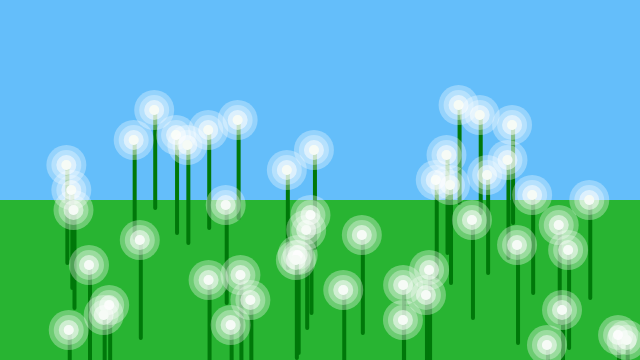
Frame 1 (no input)
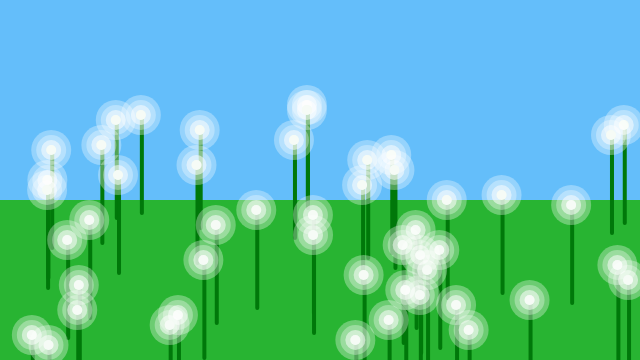
Frame 2 (the mouse pressed at the canvas centre, redrawn once)

The p5.js sketch that drew these frames (run headless with seeded random() and noise() and a simulated clock; the mouse was pressed at the canvas centre and the sketch redrawn once):

// p5.js sketch
// ── sketch.js
function setup() {
	// create a place to draw
	createCanvas(640, 360);
	noStroke();
	noLoop();
}

function draw() {
	background(100, 190, 250);

  //ground
	fill(40, 180, 50);
	rect(0, 200, 640, 160);

	for (var i = 1; i < 50; i++) {
		var xRandom = random(10) + .5;
		var yRandom = i * 5;
		dandelion(xRandom, yRandom);

	}

  //draw dandelions
	function dandelion(x, y) {
		fill(0, 120, 10);
		rect(x * 60 - 1, y + 100, 4, 100, 20);
		fill(169, 225, 173);
		ellipse(x * 60, y + 100, 10, 10);
		for (var i = 1; i < 8; i++) {
			noStroke();
			fill(255, 255, 255, 80);
			ellipse(x * 60, y + 100, i * -10 + 50, i * -10 + 50);

		}
	}
}
